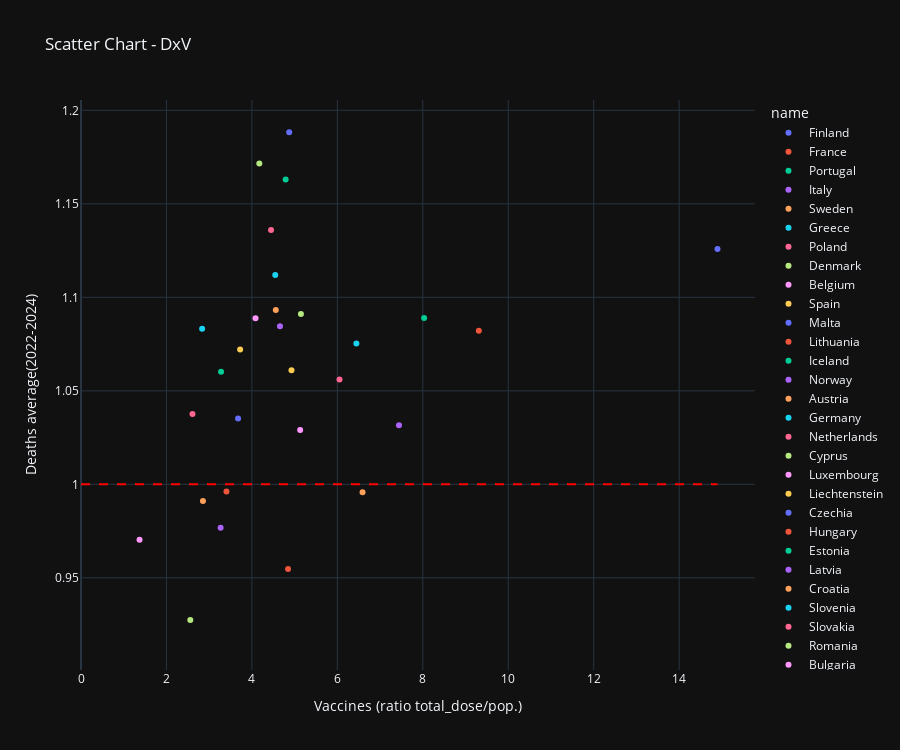

Notebook code for this chart:
### Code cell
title = 'Scatter Chart - DxV'
display(MD(f'### {title}'))

fig = px.scatter(
        dxv,
        x="value",      
        y="average(2022-2024)",       
        color="name",      
        hover_name="name",
        title=title,
        labels={
            "value": "Vaccines (ratio total_dose/pop.)",  # Custom X-axis label
            "average(2022-2024)": "Deaths average(2022-2024)"           # Custom Y-axis label
        },
        height=750
    )
fig.update_layout(template="plotly_dark")

fig.add_shape(
    type="line",
    x0=0, x1=dxv.value.max(),
    y0=1, y1=1, # Start and end y-coordinates
    line=dict(color="Red", width=2, dash="dash"),  # Line style
    xref="x", yref="y"          # Reference axes
)


fig.show()

### Figure 1 — Plotly figure (JSON) as saved in the notebook; plotly's stock layout.template omitted (floating-point values rounded to 4 significant figures)
{"data": [{"hovertemplate": "<b>%{hovertext}</b><br><br>name=Finland<br>Vaccines (ratio total_dose/pop.)=%{x}<br>Deaths average(2022-2024)=%{y}<extra></extra>", "hovertext": ["Finland"], "legendgroup": "Finland", "marker": {"color": "#636efa", "symbol": "circle"}, "mode": "markers", "name": "Finland", "orientation": "v", "showlegend": true, "type": "scatter", "x": [14.9], "xaxis": "x", "y": [1.126], "yaxis": "y"}, {"hovertemplate": "<b>%{hovertext}</b><br><br>name=France<br>Vaccines (ratio total_dose/pop.)=%{x}<br>Deaths average(2022-2024)=%{y}<extra></extra>", "hovertext": ["France"], "legendgroup": "France", "marker": {"color": "#EF553B", "symbol": "circle"}, "mode": "markers", "name": "France", "orientation": "v", "showlegend": true, "type": "scatter", "x": [9.312], "xaxis": "x", "y": [1.082], "yaxis": "y"}, {"hovertemplate": "<b>%{hovertext}</b><br><br>name=Portugal<br>Vaccines (ratio total_dose/pop.)=%{x}<br>Deaths average(2022-2024)=%{y}<extra></extra>", "hovertext": ["Portugal"], "legendgroup": "Portugal", "marker": {"color": "#00cc96", "symbol": "circle"}, "mode": "markers", "name": "Portugal", "orientation": "v", "showlegend": true, "type": "scatter", "x": [8.03], "xaxis": "x", "y": [1.089], "yaxis": "y"}, {"hovertemplate": "<b>%{hovertext}</b><br><br>name=Italy<br>Vaccines (ratio total_dose/pop.)=%{x}<br>Deaths average(2022-2024)=%{y}<extra></extra>", "hovertext": ["Italy"], "legendgroup": "Italy", "marker": {"color": "#ab63fa", "symbol": "circle"}, "mode": "markers", "name": "Italy", "orientation": "v", "showlegend": true, "type": "scatter", "x": [7.442], "xaxis": "x", "y": [1.032], "yaxis": "y"}, {"hovertemplate": "<b>%{hovertext}</b><br><br>name=Sweden<br>Vaccines (ratio total_dose/pop.)=%{x}<br>Deaths average(2022-2024)=%{y}<extra></extra>", "hovertext": ["Sweden"], "legendgroup": "Sweden", "marker": {"color": "#FFA15A", "symbol": "circle"}, "mode": "markers", "name": "Sweden", "orientation": "v", "showlegend": true, "type": "scatter", "x": [6.59], "xaxis": "x", "y": [0.9957], "yaxis": "y"}, {"hovertemplate": "<b>%{hovertext}</b><br><br>name=Greece<br>Vaccines (ratio total_dose/pop.)=%{x}<br>Deaths average(2022-2024)=%{y}<extra></extra>", "hovertext": ["Greece"], "legendgroup": "Greece", "marker": {"color": "#19d3f3", "symbol": "circle"}, "mode": "markers", "name": "Greece", "orientation": "v", "showlegend": true, "type": "scatter", "x": [6.445], "xaxis": "x", "y": [1.075], "yaxis": "y"}, {"hovertemplate": "<b>%{hovertext}</b><br><br>name=Poland<br>Vaccines (ratio total_dose/pop.)=%{x}<br>Deaths average(2022-2024)=%{y}<extra></extra>", "hovertext": ["Poland"], "legendgroup": "Poland", "marker": {"color": "#FF6692", "symbol": "circle"}, "mode": "markers", "name": "Poland", "orientation": "v", "showlegend": true, "type": "scatter", "x": [6.05], "xaxis": "x", "y": [1.056], "yaxis": "y"}, {"hovertemplate": "<b>%{hovertext}</b><br><br>name=Denmark<br>Vaccines (ratio total_dose/pop.)=%{x}<br>Deaths average(2022-2024)=%{y}<extra></extra>", "hovertext": ["Denmark"], "legendgroup": "Denmark", "marker": {"color": "#B6E880", "symbol": "circle"}, "mode": "markers", "name": "Denmark", "orientation": "v", "showlegend": true, "type": "scatter", "x": [5.147], "xaxis": "x", "y": [1.091], "yaxis": "y"}, {"hovertemplate": "<b>%{hovertext}</b><br><br>name=Belgium<br>Vaccines (ratio total_dose/pop.)=%{x}<br>Deaths average(2022-2024)=%{y}<extra></extra>", "hovertext": ["Belgium"], "legendgroup": "Belgium", "marker": {"color": "#FF97FF", "symbol": "circle"}, "mode": "markers", "name": "Belgium", "orientation": "v", "showlegend": true, "type": "scatter", "x": [5.129], "xaxis": "x", "y": [1.029], "yaxis": "y"}, {"hovertemplate": "<b>%{hovertext}</b><br><br>name=Spain<br>Vaccines (ratio total_dose/pop.)=%{x}<br>Deaths average(2022-2024)=%{y}<extra></extra>", "hovertext": ["Spain"], "legendgroup": "Spain", "marker": {"color": "#FECB52", "symbol": "circle"}, "mode": "markers", "name": "Spain", "orientation": "v", "showlegend": true, "type": "scatter", "x": [4.927], "xaxis": "x", "y": [1.061], "yaxis": "y"}, {"hovertemplate": "<b>%{hovertext}</b><br><br>name=Malta<br>Vaccines (ratio total_dose/pop.)=%{x}<br>Deaths average(2022-2024)=%{y}<extra></extra>", "hovertext": ["Malta"], "legendgroup": "Malta", "marker": {"color": "#636efa", "symbol": "circle"}, "mode": "markers", "name": "Malta", "orientation": "v", "showlegend": true, "type": "scatter", "x": [4.873], "xaxis": "x", "y": [1.188], "yaxis": "y"}, {"hovertemplate": "<b>%{hovertext}</b><br><br>name=Lithuania<br>Vaccines (ratio total_dose/pop.)=%{x}<br>Deaths average(2022-2024)=%{y}<extra></extra>", "hovertext": ["Lithuania"], "legendgroup": "Lithuania", "marker": {"color": "#EF553B", "symbol": "circle"}, "mode": "markers", "name": "Lithuania", "orientation": "v", "showlegend": true, "type": "scatter", "x": [4.846], "xaxis": "x", "y": [0.9548], "yaxis": "y"}, {"hovertemplate": "<b>%{hovertext}</b><br><br>name=Iceland<br>Vaccines (ratio total_dose/pop.)=%{x}<br>Deaths average(2022-2024)=%{y}<extra></extra>", "hovertext": ["Iceland"], "legendgroup": "Iceland", "marker": {"color": "#00cc96", "symbol": "circle"}, "mode": "markers", "name": "Iceland", "orientation": "v", "showlegend": true, "type": "scatter", "x": [4.79], "xaxis": "x", "y": [1.163], "yaxis": "y"}, {"hovertemplate": "<b>%{hovertext}</b><br><br>name=Norway<br>Vaccines (ratio total_dose/pop.)=%{x}<br>Deaths average(2022-2024)=%{y}<extra></extra>", "hovertext": ["Norway"], "legendgroup": "Norway", "marker": {"color": "#ab63fa", "symbol": "circle"}, "mode": "markers", "name": "Norway", "orientation": "v", "showlegend": true, "type": "scatter", "x": [4.657], "xaxis": "x", "y": [1.085], "yaxis": "y"}, {"hovertemplate": "<b>%{hovertext}</b><br><br>name=Austria<br>Vaccines (ratio total_dose/pop.)=%{x}<br>Deaths average(2022-2024)=%{y}<extra></extra>", "hovertext": ["Austria"], "legendgroup": "Austria", "marker": {"color": "#FFA15A", "symbol": "circle"}, "mode": "markers", "name": "Austria", "orientation": "v", "showlegend": true, "type": "scatter", "x": [4.559], "xaxis": "x", "y": [1.093], "yaxis": "y"}, {"hovertemplate": "<b>%{hovertext}</b><br><br>name=Germany<br>Vaccines (ratio total_dose/pop.)=%{x}<br>Deaths average(2022-2024)=%{y}<extra></extra>", "hovertext": ["Germany"], "legendgroup": "Germany", "marker": {"color": "#19d3f3", "symbol": "circle"}, "mode": "markers", "name": "Germany", "orientation": "v", "showlegend": true, "type": "scatter", "x": [4.547], "xaxis": "x", "y": [1.112], "yaxis": "y"}, {"hovertemplate": "<b>%{hovertext}</b><br><br>name=Netherlands<br>Vaccines (ratio total_dose/pop.)=%{x}<br>Deaths average(2022-2024)=%{y}<extra></extra>", "hovertext": ["Netherlands"], "legendgroup": "Netherlands", "marker": {"color": "#FF6692", "symbol": "circle"}, "mode": "markers", "name": "Netherlands", "orientation": "v", "showlegend": true, "type": "scatter", "x": [4.448], "xaxis": "x", "y": [1.136], "yaxis": "y"}, {"hovertemplate": "<b>%{hovertext}</b><br><br>name=Cyprus<br>Vaccines (ratio total_dose/pop.)=%{x}<br>Deaths average(2022-2024)=%{y}<extra></extra>", "hovertext": ["Cyprus"], "legendgroup": "Cyprus", "marker": {"color": "#B6E880", "symbol": "circle"}, "mode": "markers", "name": "Cyprus", "orientation": "v", "showlegend": true, "type": "scatter", "x": [4.174], "xaxis": "x", "y": [1.172], "yaxis": "y"}, {"hovertemplate": "<b>%{hovertext}</b><br><br>name=Luxembourg<br>Vaccines (ratio total_dose/pop.)=%{x}<br>Deaths average(2022-2024)=%{y}<extra></extra>", "hovertext": ["Luxembourg"], "legendgroup": "Luxembourg", "marker": {"color": "#FF97FF", "symbol": "circle"}, "mode": "markers", "name": "Luxembourg", "orientation": "v", "showlegend": true, "type": "scatter", "x": [4.085], "xaxis": "x", "y": [1.089], "yaxis": "y"}, {"hovertemplate": "<b>%{hovertext}</b><br><br>name=Liechtenstein<br>Vaccines (ratio total_dose/pop.)=%{x}<br>Deaths average(2022-2024)=%{y}<extra></extra>", "hovertext": ["Liechtenstein"], "legendgroup": "Liechtenstein", "marker": {"color": "#FECB52", "symbol": "circle"}, "mode": "markers", "name": "Liechtenstein", "orientation": "v", "showlegend": true, "type": "scatter", "x": [3.725], "xaxis": "x", "y": [1.072], "yaxis": "y"}, {"hovertemplate": "<b>%{hovertext}</b><br><br>name=Czechia<br>Vaccines (ratio total_dose/pop.)=%{x}<br>Deaths average(2022-2024)=%{y}<extra></extra>", "hovertext": ["Czechia"], "legendgroup": "Czechia", "marker": {"color": "#636efa", "symbol": "circle"}, "mode": "markers", "name": "Czechia", "orientation": "v", "showlegend": true, "type": "scatter", "x": [3.677], "xaxis": "x", "y": [1.035], "yaxis": "y"}, {"hovertemplate": "<b>%{hovertext}</b><br><br>name=Hungary<br>Vaccines (ratio total_dose/pop.)=%{x}<br>Deaths average(2022-2024)=%{y}<extra></extra>", "hovertext": ["Hungary"], "legendgroup": "Hungary", "marker": {"color": "#EF553B", "symbol": "circle"}, "mode": "markers", "name": "Hungary", "orientation": "v", "showlegend": true, "type": "scatter", "x": [3.404], "xaxis": "x", "y": [0.9962], "yaxis": "y"}, {"hovertemplate": "<b>%{hovertext}</b><br><br>name=Estonia<br>Vaccines (ratio total_dose/pop.)=%{x}<br>Deaths average(2022-2024)=%{y}<extra></extra>", "hovertext": ["Estonia"], "legendgroup": "Estonia", "marker": {"color": "#00cc96", "symbol": "circle"}, "mode": "markers", "name": "Estonia", "orientation": "v", "showlegend": true, "type": "scatter", "x": [3.278], "xaxis": "x", "y": [1.06], "yaxis": "y"}, {"hovertemplate": "<b>%{hovertext}</b><br><br>name=Latvia<br>Vaccines (ratio total_dose/pop.)=%{x}<br>Deaths average(2022-2024)=%{y}<extra></extra>", "hovertext": ["Latvia"], "legendgroup": "Latvia", "marker": {"color": "#ab63fa", "symbol": "circle"}, "mode": "markers", "name": "Latvia", "orientation": "v", "showlegend": true, "type": "scatter", "x": [3.268], "xaxis": "x", "y": [0.9768], "yaxis": "y"}, {"hovertemplate": "<b>%{hovertext}</b><br><br>name=Croatia<br>Vaccines (ratio total_dose/pop.)=%{x}<br>Deaths average(2022-2024)=%{y}<extra></extra>", "hovertext": ["Croatia"], "legendgroup": "Croatia", "marker": {"color": "#FFA15A", "symbol": "circle"}, "mode": "markers", "name": "Croatia", "orientation": "v", "showlegend": true, "type": "scatter", "x": [2.854], "xaxis": "x", "y": [0.9911], "yaxis": "y"}, {"hovertemplate": "<b>%{hovertext}</b><br><br>name=Slovenia<br>Vaccines (ratio total_dose/pop.)=%{x}<br>Deaths average(2022-2024)=%{y}<extra></extra>", "hovertext": ["Slovenia"], "legendgroup": "Slovenia", "marker": {"color": "#19d3f3", "symbol": "circle"}, "mode": "markers", "name": "Slovenia", "orientation": "v", "showlegend": true, "type": "scatter", "x": [2.835], "xaxis": "x", "y": [1.083], "yaxis": "y"}, {"hovertemplate": "<b>%{hovertext}</b><br><br>name=Slovakia<br>Vaccines (ratio total_dose/pop.)=%{x}<br>Deaths average(2022-2024)=%{y}<extra></extra>", "hovertext": ["Slovakia"], "legendgroup": "Slovakia", "marker": {"color": "#FF6692", "symbol": "circle"}, "mode": "markers", "name": "Slovakia", "orientation": "v", "showlegend": true, "type": "scatter", "x": [2.609], "xaxis": "x", "y": [1.038], "yaxis": "y"}, {"hovertemplate": "<b>%{hovertext}</b><br><br>name=Romania<br>Vaccines (ratio total_dose/pop.)=%{x}<br>Deaths average(2022-2024)=%{y}<extra></extra>", "hovertext": ["Romania"], "legendgroup": "Romania", "marker": {"color": "#B6E880", "symbol": "circle"}, "mode": "markers", "name": "Romania", "orientation": "v", "showlegend": true, "type": "scatter", "x": [2.558], "xaxis": "x", "y": [0.9275], "yaxis": "y"}, {"hovertemplate": "<b>%{hovertext}</b><br><br>name=Bulgaria<br>Vaccines (ratio total_dose/pop.)=%{x}<br>Deaths average(2022-2024)=%{y}<extra></extra>", "hovertext": ["Bulgaria"], "legendgroup": "Bulgaria", "marker": {"color": "#FF97FF", "symbol": "circle"}, "mode": "markers", "name": "Bulgaria", "orientation": "v", "showlegend": true, "type": "scatter", "x": [1.37], "xaxis": "x", "y": [0.9704], "yaxis": "y"}, {"hovertemplate": "<b>%{hovertext}</b><br><br>name=Switzerland<br>Vaccines (ratio total_dose/pop.)=%{x}<br>Deaths average(2022-2024)=%{y}<extra></extra>", "hovertext": ["Switzerland"], "legendgroup": "Switzerland", "marker": {"color": "#FECB52", "symbol": "circle"}, "mode": "markers", "name": "Switzerland", "orientation": "v", "showlegend": true, "type": "scatter", "x": [null], "xaxis": "x", "y": [1.073], "yaxis": "y"}, {"hovertemplate": "<b>%{hovertext}</b><br><br>name=Montenegro<br>Vaccines (ratio total_dose/pop.)=%{x}<br>Deaths average(2022-2024)=%{y}<extra></extra>", "hovertext": ["Montenegro"], "legendgroup": "Montenegro", "marker": {"color": "#636efa", "symbol": "circle"}, "mode": "markers", "name": "Montenegro", "orientation": "v", "showlegend": true, "type": "scatter", "x": [null], "xaxis": "x", "y": [1.013], "yaxis": "y"}, {"hovertemplate": "<b>%{hovertext}</b><br><br>name=Serbia<br>Vaccines (ratio total_dose/pop.)=%{x}<br>Deaths average(2022-2024)=%{y}<extra></extra>", "hovertext": ["Serbia"], "legendgroup": "Serbia", "marker": {"color": "#EF553B", "symbol": "circle"}, "mode": "markers", "name": "Serbia", "orientation": "v", "showlegend": true, "type": "scatter", "x": [null], "xaxis": "x", "y": [0.9522], "yaxis": "y"}, {"hovertemplate": "<b>%{hovertext}</b><br><br>name=Armenia<br>Vaccines (ratio total_dose/pop.)=%{x}<br>Deaths average(2022-2024)=%{y}<extra></extra>", "hovertext": ["Armenia"], "legendgroup": "Armenia", "marker": {"color": "#00cc96", "symbol": "circle"}, "mode": "markers", "name": "Armenia", "orientation": "v", "showlegend": true, "type": "scatter", "x": [null], "xaxis": "x", "y": [0.918], "yaxis": "y"}], "layout": {"height": 750, "legend": {"title": {"text": "name"}, "tracegroupgap": 0}, "shapes": [{"line": {"color": "Red", "dash": "dash", "width": 2}, "type": "line", "x0": 0, "x1": 14.9, "xref": "x", "y0": 1, "y1": 1, "yref": "y"}], "title": {"text": "Scatter Chart - DxV"}, "xaxis": {"anchor": "y", "domain": [0, 1], "title": {"text": "Vaccines (ratio total_dose/pop.)"}}, "yaxis": {"anchor": "x", "domain": [0, 1], "title": {"text": "Deaths average(2022-2024)"}}}}
